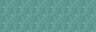

A 2D game scene composited from a Tiled map and its tileset images. What follows is a short description and the map's XML, with every tile layer's data as written:
An orthogonal 6x2 tile map with 16x16 px tiles, 1 tile layer (Vrstva dlaždic 1), 2 tilesets.

<map version="1.0" tiledversion="1.1.6" orientation="orthogonal" renderorder="right-down" width="6" height="2" tilewidth="16" tileheight="16" infinite="0" nextobjectid="1">
 <tileset firstgid="1" name="ff4a_ouside01" tilewidth="16" tileheight="16" tilecount="736" columns="32">
  <image source="ff4a_ouside01.png" width="512" height="376" />
 </tileset>
 <tileset firstgid="737" name="ff4_outside02" tilewidth="16" tileheight="16" tilecount="960" columns="30">
  <image source="ff4_outside02.png" width="480" height="512" />
 </tileset>
 <layer name="Vrstva dlaždic 1" width="6" height="2">
  <data encoding="csv">
312,313,312,313,312,313,
312,313,312,313,312,313
</data>
 </layer>
</map>
